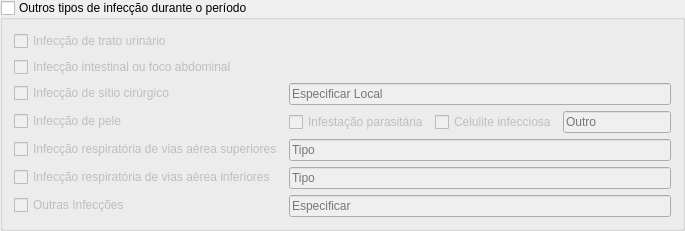
     <widget class="QGroupBox" name="groupBox_outrosTiposDeInfeccao">
      <property name="title">
       <string>Outros tipos de infecção durante o período</string>
      </property>
      <property name="checkable">
       <bool>true</bool>
      </property>
      <property name="checked">
       <bool>false</bool>
      </property>
      <layout class="QFormLayout" name="formLayout">
       <item row="0" column="0">
        <widget class="QCheckBox" name="checkBox_infeccaoDeTratoUrinario">
         <property name="text">
          <string>Infecção de trato urinário</string>
         </property>
        </widget>
       </item>
       <item row="1" column="0">
        <widget class="QCheckBox" name="checkBox_infeccaoIntestinalOuFocoAbdominal">
         <property name="text">
          <string>Infecção intestinal ou foco abdominal  </string>
         </property>
        </widget>
       </item>
       <item row="2" column="0">
        <widget class="QCheckBox" name="checkBox_infeccaoDeSitioCirurgico">
         <property name="text">
          <string>Infecção de sítio cirúrgico</string>
         </property>
        </widget>
       </item>
       <item row="2" column="1">
        <widget class="QLineEdit" name="lineEdit_infeccaoDeSitioCirurgico">
         <property name="placeholderText">
          <string>Especificar Local</string>
         </property>
        </widget>
       </item>
       <item row="3" column="0">
        <widget class="QCheckBox" name="checkBox_infeccaoDePele">
         <property name="text">
          <string>Infecção de pele</string>
         </property>
        </widget>
       </item>
       <item row="3" column="1">
        <layout class="QHBoxLayout" name="horizontalLayout_infeccaoDePele">
         <item>
          <widget class="QCheckBox" name="checkBox_infestacaoParasitaria">
           <property name="enabled">
            <bool>false</bool>
           </property>
           <property name="text">
            <string>Infestação parasitária</string>
           </property>
          </widget>
         </item>
         <item>
          <widget class="QCheckBox" name="checkBox_celuliteInfecciosa">
           <property name="enabled">
            <bool>false</bool>
           </property>
           <property name="text">
            <string>Celulite infecciosa</string>
           </property>
          </widget>
         </item>
         <item>
          <widget class="QLineEdit" name="lineEdit_outro">
           <property name="enabled">
            <bool>false</bool>
           </property>
           <property name="placeholderText">
            <string>Outro</string>
           </property>
          </widget>
         </item>
        </layout>
       </item>
       <item row="4" column="0">
        <widget class="QCheckBox" name="checkBox_infeccaoRespiratoriaDeViasAereaSuperiores">
         <property name="text">
          <string>Infecção respiratória de vias aérea superiores</string>
         </property>
        </widget>
       </item>
       <item row="4" column="1">
        <widget class="QLineEdit" name="lineEdit_infeccaoRespiratoriaDeViasAereaSuperior">
         <property name="placeholderText">
          <string>Tipo</string>
         </property>
        </widget>
       </item>
       <item row="5" column="0">
        <widget class="QCheckBox" name="checkBox_infeccaoRespiratoriaDeViasAereaInferiores">
         <property name="text">
          <string>Infecção respiratória de vias aérea inferiores</string>
         </property>
        </widget>
       </item>
       <item row="5" column="1">
        <widget class="QLineEdit" name="lineEdit_infeccaoRespiratoriaDeViasAereaInferiores">
         <property name="placeholderText">
          <string>Tipo</string>
         </property>
        </widget>
       </item>
       <item row="6" column="0">
        <widget class="QCheckBox" name="checkBox_outrasInfeccoes">
         <property name="text">
          <string>Outras Infecções</string>
         </property>
        </widget>
       </item>
       <item row="6" column="1">
        <widget class="QLineEdit" name="lineEdit_outrasInfeccoes">
         <property name="placeholderText">
          <string>Especificar</string>
         </property>
        </widget>
       </item>
      </layout>
     </widget>
